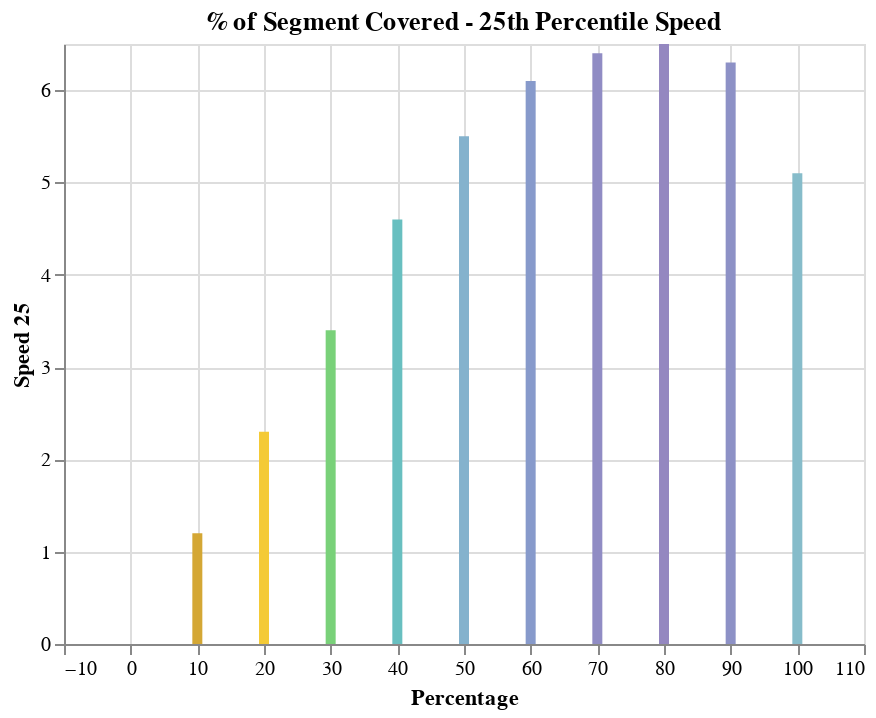

Notebook cell for this chart:
### Code cell
bar_chart(percent_speeds, 'Percentage','Speed 25', '% of Segment Covered - 25th Percentile Speed')

### Figure 1 — Vega-Lite specification as saved in the notebook (floating-point values rounded to 4 significant figures)
{"config": {"view": {"continuousWidth": 400, "continuousHeight": 300}}, "data": {"name": "data-9debfe97d2d6330d33a30533195bf49b"}, "mark": "bar", "encoding": {"color": {"field": "Speed 25", "legend": null, "scale": {"range": ["#2EA8CE", "#EB9F3C", "#F4D837", "#51BF9D", "#8CBCCB", "#9487C0"]}, "type": "quantitative"}, "tooltip": [{"field": "Percentage", "type": "quantitative"}, {"field": "Total Rows", "type": "quantitative"}, {"field": "Speed Mph Mean", "type": "quantitative"}, {"field": "Speed Std", "type": "quantitative"}, {"field": "Speed Mph Min", "type": "quantitative"}, {"field": "Speed 25", "type": "quantitative"}, {"field": "Speed 50", "type": "quantitative"}, {"field": "Speed 75", "type": "quantitative"}, {"field": "Speed Mph Max", "type": "quantitative"}], "x": {"field": "Percentage", "type": "quantitative"}, "y": {"field": "Speed 25", "type": "quantitative"}}, "height": 300, "title": "% of Segment Covered - 25th Percentile Speed", "width": 400, "$schema": "https://vega.github.io/schema/vega-lite/v4.17.0.json", "datasets": {"data-9debfe97d2d6330d33a30533195bf49b": [{"Percentage": 0, "Total Rows": 206200.0, "Speed Mph Mean": 0.3, "Speed Std": 1.6, "Speed Mph Min": 0.0, "Speed 25": 0.0, "Speed 50": 0.0, "Speed 75": 0.0, "Speed Mph Max": 257.9}, {"Percentage": 10, "Total Rows": 54320.0, "Speed Mph Mean": 4.0, "Speed Std": 4.8, "Speed Mph Min": 0.0, "Speed 25": 1.2, "Speed 50": 2.8, "Speed 75": 5.2, "Speed Mph Max": 160.2}, {"Percentage": 20, "Total Rows": 67300.0, "Speed Mph Mean": 6.8, "Speed Std": 7.4, "Speed Mph Min": 0.0, "Speed 25": 2.3, "Speed 50": 4.8, "Speed 75": 8.6, "Speed Mph Max": 473.3}, {"Percentage": 30, "Total Rows": 84190.0, "Speed Mph Mean": 10.0, "Speed Std": 9.6, "Speed Mph Min": 0.0, "Speed 25": 3.4, "Speed 50": 7.2, "Speed 75": 13.7, "Speed Mph Max": 396.4}, {"Percentage": 40, "Total Rows": 109800.0, "Speed Mph Mean": 12.4, "Speed Std": 10.5, "Speed Mph Min": 0.0, "Speed 25": 4.6, "Speed 50": 9.5, "Speed 75": 18.0, "Speed Mph Max": 410.4}, {"Percentage": 50, "Total Rows": 138500.0, "Speed Mph Mean": 13.6, "Speed Std": 10.5, "Speed Mph Min": 0.0, "Speed 25": 5.5, "Speed 50": 10.8, "Speed 75": 19.9, "Speed Mph Max": 331.6}, {"Percentage": 60, "Total Rows": 167500.0, "Speed Mph Mean": 13.9, "Speed Std": 10.1, "Speed Mph Min": 0.0, "Speed 25": 6.1, "Speed 50": 11.3, "Speed 75": 19.8, "Speed Mph Max": 166.9}, {"Percentage": 70, "Total Rows": 207700.0, "Speed Mph Mean": 13.7, "Speed Std": 9.7, "Speed Mph Min": 0.0, "Speed 25": 6.4, "Speed 50": 11.3, "Speed 75": 18.8, "Speed Mph Max": 372.9}, {"Percentage": 80, "Total Rows": 283500.0, "Speed Mph Mean": 13.2, "Speed Std": 9.2, "Speed Mph Min": 0.0, "Speed 25": 6.5, "Speed 50": 11.0, "Speed 75": 17.9, "Speed Mph Max": 582.6}, {"Percentage": 90, "Total Rows": 634100.0, "Speed Mph Mean": 12.2, "Speed Std": 8.6, "Speed Mph Min": 0.0, "Speed 25": 6.3, "Speed 50": 10.0, "Speed 75": 15.7, "Speed Mph Max": 434.5}, {"Percentage": 100, "Total Rows": 276300.0, "Speed Mph Mean": 9.1, "Speed Std": 5.9, "Speed Mph Min": 0.0, "Speed 25": 5.1, "Speed 50": 7.8, "Speed 75": 11.6, "Speed Mph Max": 112.1}]}}
